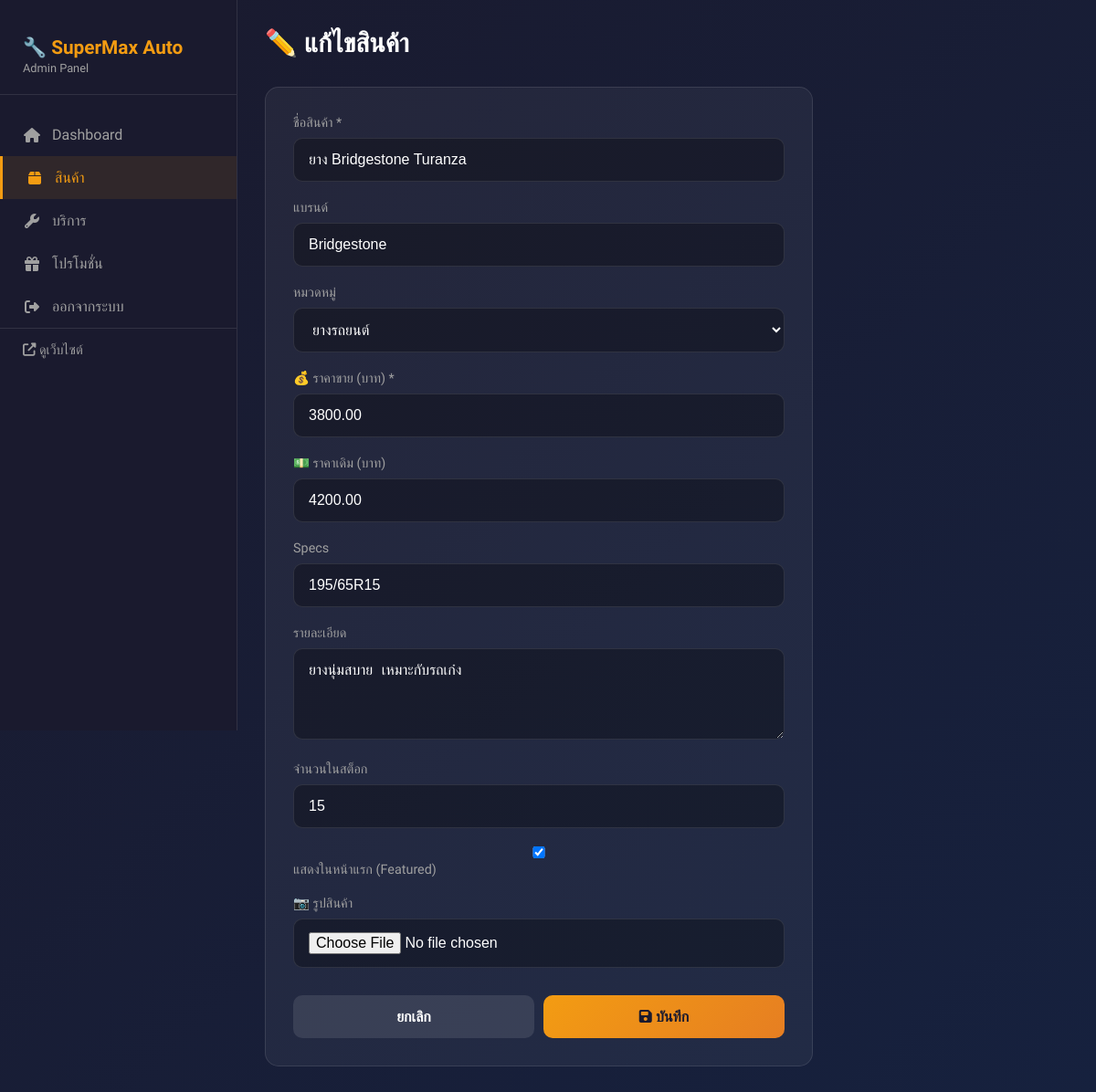
Screenshot of /admin/product-edit.php?id=2 (signed in) with the database file from the repository.
### tables this page shows
CREATE TABLE IF NOT EXISTS products (
    id INT AUTO_INCREMENT PRIMARY KEY,
    category_id INT,
    name VARCHAR(200) NOT NULL,
    brand VARCHAR(100),
    description TEXT,
    price DECIMAL(10,2),
    original_price DECIMAL(10,2),
    image VARCHAR(255),
    specs VARCHAR(100),
    is_featured TINYINT(1) DEFAULT 0,
    stock INT DEFAULT 0,
    created_at TIMESTAMP DEFAULT CURRENT_TIMESTAMP,
    FOREIGN KEY (category_id) REFERENCES categories(id) ON DELETE SET NULL
);

CREATE TABLE IF NOT EXISTS categories (
    id INT AUTO_INCREMENT PRIMARY KEY,
    name VARCHAR(100) NOT NULL,
    name_en VARCHAR(100),
    icon VARCHAR(50),
    description TEXT,
    created_at TIMESTAMP DEFAULT CURRENT_TIMESTAMP
);

### config/database.php (called while the page is built, shortened)
<?php
function getConnection()
{
    try {
        $dsn = "mysql:host=" . DB_HOST . ";dbname=" . DB_NAME . ";charset=" . DB_CHARSET;
        $options = [
            PDO::ATTR_ERRMODE => PDO::ERRMODE_EXCEPTION,
            PDO::ATTR_DEFAULT_FETCH_MODE => PDO::FETCH_ASSOC,
            PDO::ATTR_EMULATE_PREPARES => false,
        ];
        return new PDO($dsn, DB_USER, DB_PASS, $options);
    } catch (PDOException $e) {
        die("Database connection failed: " . $e->getMessage());
    }
}
function fetchAll($sql, $params = [])
{
    $pdo = getConnection();
    $stmt = $pdo->prepare($sql);
    $stmt->execute($params);
    return $stmt->fetchAll();
}
function fetchOne($sql, $params = [])
{
    $pdo = getConnection();
    $stmt = $pdo->prepare($sql);
    $stmt->execute($params);
    return $stmt->fetch();
}
?>

### admin/product-edit.php (the view, shortened to what this page needs)
<?php
require_once 'header.php';
$id = isset($_GET['id']) ? (int) $_GET['id'] : 0;
$isEdit = $id > 0;
$product = null;
$categories = fetchAll("SELECT * FROM categories ORDER BY name");
if ($isEdit) {
    $product = fetchOne("SELECT * FROM products WHERE id = ?", [$id]);
}
?>
<div class="page-header">
    <h1><?php echo $isEdit ? '✏️ แก้ไขสินค้า' : '➕ เพิ่มสินค้า'; ?></h1>
</div>
<div class="form-card">
    <form method="POST" enctype="multipart/form-data">
        <div class="form-group">
            <label for="name">ชื่อสินค้า *</label>
            <input type="text" id="name" name="name" required
                value="<?php echo htmlspecialchars($product['name'] ?? ''); ?>">
        </div>
        <div class="form-group">
            <label for="brand">แบรนด์</label>
            <input type="text" id="brand" name="brand" value="<?php echo htmlspecialchars($product['brand'] ?? ''); ?>">
        </div>
        <div class="form-group">
            <label for="category_id">หมวดหมู่</label>
            <select id="category_id" name="category_id">
                <?php foreach ($categories as $cat): ?>
                    <option value="<?php echo $cat['id']; ?>" <?php echo ($product['category_id'] ?? 0) == $cat['id'] ? 'selected' : ''; ?>>
                        <?php echo htmlspecialchars($cat['name']); ?>
                    </option>
                <?php endforeach; ?>
            </select>
        </div>
        <div class="form-group">
            <label for="price">💰 ราคาขาย (บาท) *</label>
            <input type="number" id="price" name="price" step="0.01" required
                value="<?php echo $product['price'] ?? 0; ?>">
        </div>
        <div class="form-group">
            <label for="original_price">💵 ราคาเดิม (บาท)</label>
            <input type="number" id="original_price" name="original_price" step="0.01"
                value="<?php echo $product['original_price'] ?? 0; ?>">
        </div>
        <div class="form-group">
            <label for="specs">Specs</label>
            <input type="text" id="specs" name="specs" placeholder="เช่น 195/65R15"
                value="<?php echo htmlspecialchars($product['specs'] ?? ''); ?>">
        </div>
        <div class="form-group">
            <label for="description">รายละเอียด</label>
            <textarea id="description"
                name="description"><?php echo htmlspecialchars($product['description'] ?? ''); ?></textarea>
        </div>
        <div class="form-group">
            <label for="stock">จำนวนในสต็อก</label>
            <input type="number" id="stock" name="stock" value="<?php echo $product['stock'] ?? 0; ?>">
        </div>
        <div class="form-group">
            <label>
                <input type="checkbox" name="is_featured" value="1" <?php echo ($product['is_featured'] ?? 0) ? 'checked' : ''; ?>>
                แสดงในหน้าแรก (Featured)
            </label>
        </div>
        <div class="form-group">
            <label for="image">📷 รูปสินค้า</label>
            <input type="file" id="image" name="image" accept="image/*">
        </div>
        <div class="form-actions">
            <a href="products.php" class="btn btn-secondary">ยกเลิก</a>
            <button type="submit" class="btn btn-primary">
                <i class="fas fa-save"></i> บันทึก
            </button>
        </div>
    </form>
</div>
<?php require_once 'footer.php'; ?>

### admin/admin.css (style rules this page uses)
:root { --primary: #f39c12; --primary-dark: #e67e22; --dark: #1a1a2e; --dark-light: #16213e; --dark-medium: #0f3460; --light: #ffffff; --light-gray: #a0a0a0; --success: #27ae60; --danger: #e74c3c; --warning: #f39c12; }
* { margin: 0; padding: 0; box-sizing: border-box; }
body { font-family: 'Prompt', 'Segoe UI', sans-serif; background: linear-gradient(135deg, var(--dark), var(--dark-light)); min-height: 100vh; color: var(--light); }
.form-group { margin-bottom: 20px; }
.form-group label { display: block; margin-bottom: 8px; color: var(--light-gray); font-size: 0.9rem; }
.form-group input { width: 100%; padding: 14px 16px; border: 1px solid rgba(255, 255, 255, 0.1); border-radius: 10px; background: rgba(0, 0, 0, 0.3); color: var(--light); font-size: 1rem; transition: all 0.3s; }
.btn { display: inline-block; padding: 14px 28px; border: none; border-radius: 10px; font-size: 1rem; font-weight: 600; cursor: pointer; text-decoration: none; transition: all 0.3s; text-align: center; }
.btn-primary { background: linear-gradient(135deg, var(--primary), var(--primary-dark)); color: var(--dark); width: 100%; }
.page-header { display: flex; justify-content: space-between; align-items: center; margin-bottom: 30px; }
.page-header h1 { font-size: 1.8rem; }
.form-card { background: rgba(255, 255, 255, 0.05); border-radius: 15px; padding: 30px; border: 1px solid rgba(255, 255, 255, 0.1); max-width: 600px; }
.form-group select { width: 100%; padding: 14px 16px; border: 1px solid rgba(255, 255, 255, 0.1); border-radius: 10px; background: rgba(0, 0, 0, 0.3); color: var(--light); font-size: 1rem; }
.form-group select option { background: var(--dark); }
.form-group textarea { width: 100%; padding: 14px 16px; border: 1px solid rgba(255, 255, 255, 0.1); border-radius: 10px; background: rgba(0, 0, 0, 0.3); color: var(--light); font-size: 1rem; resize: vertical; min-height: 100px; }
.form-actions { display: flex; gap: 10px; margin-top: 30px; }
.form-actions .btn { flex: 1; }
.btn-secondary { background: rgba(255, 255, 255, 0.1); color: var(--light); }

### rows the page displays
products: name "ยาง Bridgestone Turanza", brand "Bridgestone", category_id "ยางรถยนต์", price "3800.00", original_price "4200.00", specs "195/65R15", description "ยางนุ่มสบาย เหมาะกับรถเก๋ง", stock "15", is_featured "☑"
